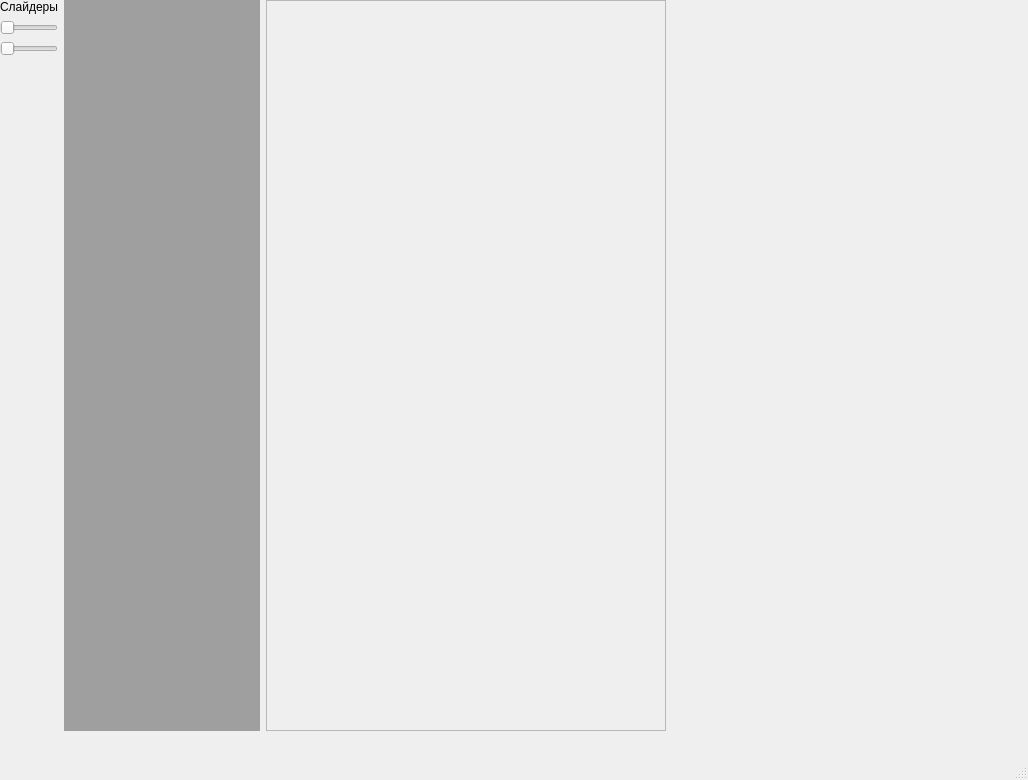
<?xml version="1.0" encoding="UTF-8"?>
<ui version="4.0">
 <class>MainWindow</class>
 <widget class="QMainWindow" name="MainWindow">
  <property name="geometry">
   <rect>
    <x>0</x>
    <y>0</y>
    <width>1028</width>
    <height>780</height>
   </rect>
  </property>
  <property name="windowTitle">
   <string>MainWindow</string>
  </property>
  <widget class="QWidget" name="centralwidget">
   <widget class="QWidget" name="horizontalLayoutWidget">
    <property name="geometry">
     <rect>
      <x>0</x>
      <y>0</y>
      <width>1044</width>
      <height>731</height>
     </rect>
    </property>
    <layout class="QHBoxLayout" name="horizontalLayout">
     <item>
      <layout class="QVBoxLayout" name="verticalLayout">
       <item>
        <widget class="QLabel" name="label">
         <property name="maximumSize">
          <size>
           <width>16777215</width>
           <height>20</height>
          </size>
         </property>
         <property name="text">
          <string>Слайдеры</string>
         </property>
        </widget>
       </item>
       <item>
        <widget class="QSlider" name="horizontalSlider">
         <property name="orientation">
          <enum>Qt::Horizontal</enum>
         </property>
        </widget>
       </item>
       <item>
        <widget class="QSlider" name="horizontalSlider_2">
         <property name="orientation">
          <enum>Qt::Horizontal</enum>
         </property>
        </widget>
       </item>
       <item>
        <spacer name="verticalSpacer">
         <property name="orientation">
          <enum>Qt::Vertical</enum>
         </property>
         <property name="sizeHint" stdset="0">
          <size>
           <width>20</width>
           <height>40</height>
          </size>
         </property>
        </spacer>
       </item>
      </layout>
     </item>
     <item>
      <widget class="QMdiArea" name="Plot_mdiArea"/>
     </item>
     <item>
      <widget class="QFrame" name="Plot_frame">
       <property name="minimumSize">
        <size>
         <width>400</width>
         <height>0</height>
        </size>
       </property>
       <property name="frameShape">
        <enum>QFrame::StyledPanel</enum>
       </property>
       <property name="frameShadow">
        <enum>QFrame::Raised</enum>
       </property>
      </widget>
     </item>
     <item>
      <widget class="QWidget" name="Plot_widget" native="true">
       <property name="minimumSize">
        <size>
         <width>400</width>
         <height>0</height>
        </size>
       </property>
      </widget>
     </item>
    </layout>
   </widget>
  </widget>
  <widget class="QMenuBar" name="menubar">
   <property name="geometry">
    <rect>
     <x>0</x>
     <y>0</y>
     <width>1028</width>
     <height>26</height>
    </rect>
   </property>
  </widget>
  <widget class="QStatusBar" name="statusbar"/>
 </widget>
 <resources/>
 <connections/>
</ui>
